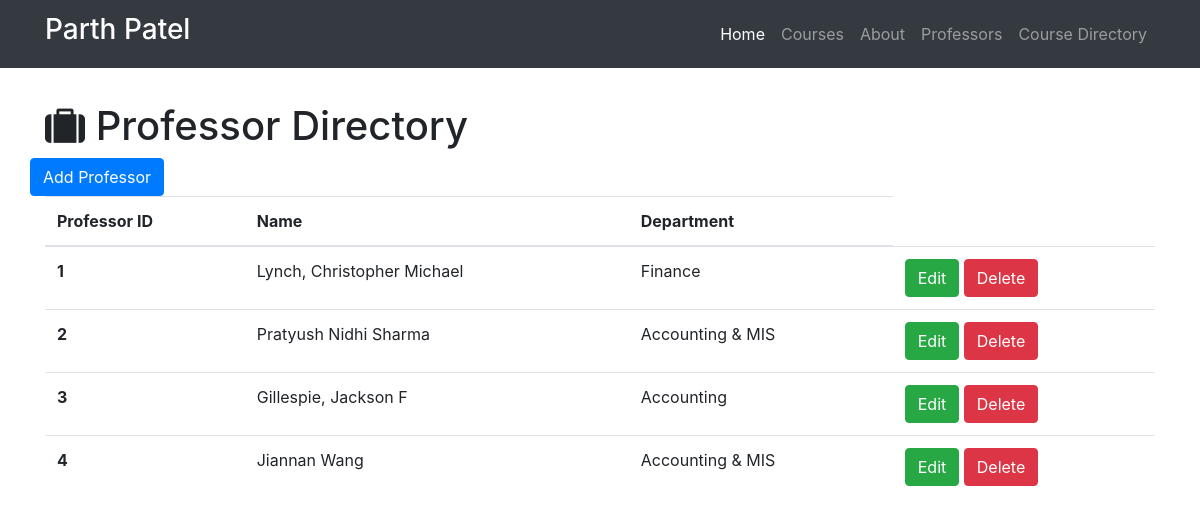
The app's page /professors with its own data.
### resume.py (models this page shows)
class Professor(db.Model):
    __tablename__ = 'professors'
    id = db.Column(db.Integer, primary_key=True)
    name = db.Column(db.String(64))
    department = db.Column(db.Text)
    courses = db.relationship('Course', backref='professor')

### resume.py (the view)
@app.route('/professors')
def show_all_professors():
    professors = Professor.query.all()
    return render_template('professor-all.html', professors=professors)

### templates/professor-all.html (shortened to what this page needs)
{% extends "home.html" %}
{% block head%}
  {{super()}}
{% endblock %}
{% block page_content %}
<div class="container">
   <h1 class="mt-5"><i class="fa fa-suitcase" aria-hidden="true"></i> Professor Directory</h1>
  <div class="row bottom-margin">
    <a href="/professors/add" class="btn btn-primary" role="button" aria-disabeled="true">Add Professor</a>
  </div>
{% if professors %}
  <table class="table">
    <thead>
      <tr>
        <th>Professor ID</th>
        <th>Name</th>
        <th>Department</th>
      </tr>
    </thead>
    <tbody>
  {% for professor in professors %}
  <tr>
        <th scope="row">{{professor.id}}</th>
        <td>{{professor.name}}</td>
        <td>{{professor.department}}</td>
        <td>
          <a href="/professors/edit/{{professor.id}}" class ="btn btn-success" role="button" aria-disabled="true"> Edit</a>
            <a href="/professors/delete/{{professor.id}}" class="btn btn-danger" role="button" aria-disabled="true"> Delete</a>
          </td>
    </tr>
     {% endfor %}
   </tbody>
  </table>
  {% else %}
  <h3>There are no professors in the directory yet.</h3>
  {% endif %}
  </div>
  {% endblock %}

### templates/home.html (shortened to what this page needs)
<!DOCTYPE html>
<html>
  <head>
    {% block head %}
    <link rel="stylesheet" href="https://maxcdn.bootstrapcdn.com/bootstrap/4.0.0-beta.2/css/bootstrap.min.css">
    <link rel="stylesheet" href="https://maxcdn.bootstrapcdn.com/font-awesome/4.7.0/css/font-awesome.min.css">
    {% endblock %}
  </head>
  <body>
  <nav class="navbar navbar-expand-lg navbar-dark bg-dark fixed-top">
    <div class="container">
      <a class="navbar-brand" href="/">
         <h3>Parth Patel</h3>
       </a>
      <div class="collapse navbar-collapse" id="navbarResponsive">
        <ul class="navbar-nav ml-auto">
          <li class="nav-item active">
            <a class="nav-link" href="/">Home
             </a>
          </li>
          <li class="nav-item">
            <a class="nav-link" href="/courses">Courses</a>
          </li>
          <li class="nav-item">
            <a class="nav-link" href="/about">About</a>
          </li>
          <li class="nav-item">
            <a class="nav-link" href="/professors">Professors</a>
          </li>
          <li class="nav-item">
            <a class="nav-link" href="/course-directory">Course Directory</a>
          </li>
        </ul>
      </div>
    </div>
  </nav>
  {% block page_content %}
  {% endblock %}
</body>
</html>

### templates/professor-all.html (style rules this page uses)
body { padding-top: 54px; }

### records on screen
Professor: id "1", name "Lynch, Christopher Michael", department "Finance"
Professor: id "2", name "Pratyush Nidhi Sharma", department "Accounting & MIS"
Professor: id "3", name "Gillespie, Jackson F", department "Accounting"
Professor: id "4", name "Jiannan Wang", department "Accounting & MIS"
